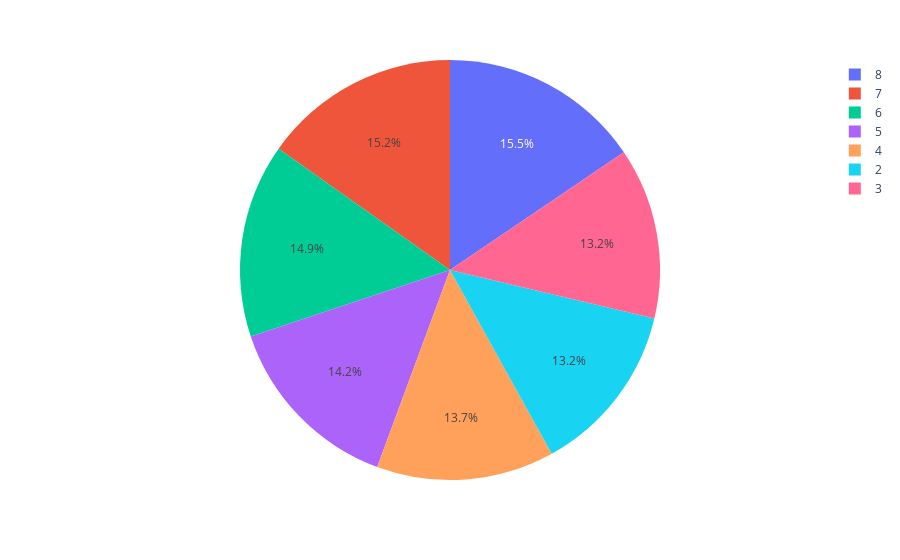

This figure's notebook cell:
### Code cell
fig = px.pie(df_value_counts, values=values, names='Year') # Same but as Pie Chart
fig.show()

### Figure 1 — Plotly figure (JSON) as saved in the notebook; plotly's stock layout.template omitted (floating-point values rounded to 4 significant figures)
{"data": [{"domain": {"x": [0, 1], "y": [0, 1]}, "hovertemplate": "Year=%{label}<br>value=%{value}<extra></extra>", "labels": ["8", "7", "6", "5", "4", "2", "3"], "legendgroup": "", "name": "", "showlegend": true, "type": "pie", "values": [18728, 18335, 18011, 17189, 16506, 15983, 15913]}], "layout": {"legend": {"tracegroupgap": 0}, "margin": {"t": 60}}}
